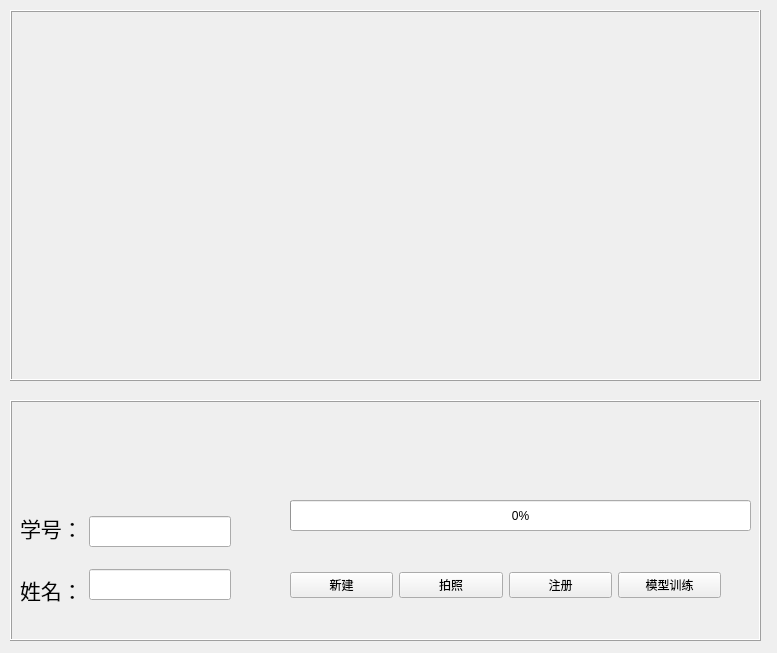
<?xml version="1.0" encoding="UTF-8"?>
<ui version="4.0">
 <class>Register</class>
 <widget class="QWidget" name="Register">
  <property name="geometry">
   <rect>
    <x>0</x>
    <y>0</y>
    <width>777</width>
    <height>653</height>
   </rect>
  </property>
  <property name="windowTitle">
   <string>注册</string>
  </property>
  <property name="windowIcon">
   <iconset resource="icon/icon.qrc">
    <normaloff>:/newPrefix/签到.jpeg</normaloff>:/newPrefix/签到.jpeg</iconset>
  </property>
  <widget class="QFrame" name="frame">
   <property name="geometry">
    <rect>
     <x>10</x>
     <y>10</y>
     <width>751</width>
     <height>371</height>
    </rect>
   </property>
   <property name="frameShape">
    <enum>QFrame::Box</enum>
   </property>
   <property name="frameShadow">
    <enum>QFrame::Raised</enum>
   </property>
   <widget class="QLabel" name="ShowLb">
    <property name="geometry">
     <rect>
      <x>80</x>
      <y>10</y>
      <width>581</width>
      <height>341</height>
     </rect>
    </property>
    <property name="text">
     <string/>
    </property>
    <property name="pixmap">
     <pixmap resource="icon/icon.qrc">:/newPrefix/tips.jpg</pixmap>
    </property>
   </widget>
  </widget>
  <widget class="QFrame" name="frame_2">
   <property name="geometry">
    <rect>
     <x>10</x>
     <y>400</y>
     <width>751</width>
     <height>241</height>
    </rect>
   </property>
   <property name="statusTip">
    <string/>
   </property>
   <property name="frameShape">
    <enum>QFrame::Box</enum>
   </property>
   <property name="frameShadow">
    <enum>QFrame::Raised</enum>
   </property>
   <widget class="QWidget" name="layoutWidget">
    <property name="geometry">
     <rect>
      <x>280</x>
      <y>150</y>
      <width>431</width>
      <height>71</height>
     </rect>
    </property>
    <layout class="QHBoxLayout" name="horizontalLayout">
     <item>
      <widget class="QPushButton" name="StartBt">
       <property name="text">
        <string>新建</string>
       </property>
      </widget>
     </item>
     <item>
      <widget class="QPushButton" name="PhotoBt">
       <property name="text">
        <string>拍照</string>
       </property>
      </widget>
     </item>
     <item>
      <widget class="QPushButton" name="RegisterBt">
       <property name="text">
        <string>注册</string>
       </property>
      </widget>
     </item>
     <item>
      <widget class="QPushButton" name="ModelBt">
       <property name="text">
        <string>模型训练</string>
       </property>
      </widget>
     </item>
    </layout>
   </widget>
   <widget class="QWidget" name="layoutWidget">
    <property name="geometry">
     <rect>
      <x>10</x>
      <y>100</y>
      <width>211</width>
      <height>118</height>
     </rect>
    </property>
    <layout class="QHBoxLayout" name="horizontalLayout_2">
     <item>
      <layout class="QVBoxLayout" name="verticalLayout_2">
       <item>
        <widget class="QLabel" name="label_2">
         <property name="font">
          <font>
           <pointsize>16</pointsize>
          </font>
         </property>
         <property name="text">
          <string>学号：</string>
         </property>
        </widget>
       </item>
       <item>
        <widget class="QLabel" name="label">
         <property name="font">
          <font>
           <pointsize>16</pointsize>
           <weight>50</weight>
           <bold>false</bold>
          </font>
         </property>
         <property name="text">
          <string>姓名：</string>
         </property>
        </widget>
       </item>
      </layout>
     </item>
     <item>
      <layout class="QVBoxLayout" name="verticalLayout">
       <item>
        <widget class="QLineEdit" name="stu_id">
         <property name="font">
          <font>
           <pointsize>14</pointsize>
           <strikeout>false</strikeout>
          </font>
         </property>
         <property name="statusTip">
          <string comment="请输入学号"/>
         </property>
         <property name="text">
          <string/>
         </property>
        </widget>
       </item>
       <item>
        <widget class="QLineEdit" name="stu_name">
         <property name="font">
          <font>
           <pointsize>14</pointsize>
          </font>
         </property>
        </widget>
       </item>
      </layout>
     </item>
    </layout>
   </widget>
   <widget class="QProgressBar" name="progressBar">
    <property name="geometry">
     <rect>
      <x>280</x>
      <y>100</y>
      <width>461</width>
      <height>31</height>
     </rect>
    </property>
    <property name="value">
     <number>0</number>
    </property>
   </widget>
   <widget class="QLabel" name="MsgLb">
    <property name="geometry">
     <rect>
      <x>290</x>
      <y>20</y>
      <width>311</width>
      <height>61</height>
     </rect>
    </property>
    <property name="font">
     <font>
      <pointsize>15</pointsize>
      <weight>75</weight>
      <bold>true</bold>
     </font>
    </property>
    <property name="statusTip">
     <string extracomment="请输入学号"/>
    </property>
    <property name="text">
     <string/>
    </property>
   </widget>
  </widget>
 </widget>
 <resources>
  <include location="icon/icon.qrc"/>
 </resources>
 <connections/>
</ui>
